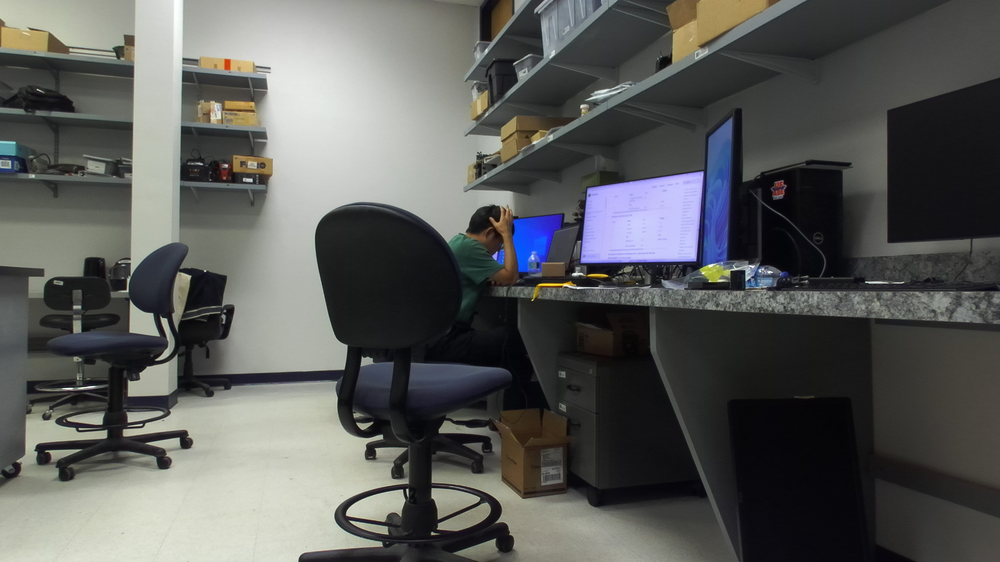
%> input picture hw1/matlab/zed_left.png, 1000 x 562 px, shrunk from 2208 x 1242 before the run
$ octave find_stereo_match.m   (GNU Octave 9; MATLAB toolbox functions it lacks are replaced by stand-ins)
%> lines starting %> are read from the running program, lines starting %| are printed output that depends on the picture
%% Load images
left = imread('zed_left.png');
%> left is the input picture: size 562x1000x3 uint8; mean R, G, B 89.5, 90.5, 88.6
right = imread('zed_right.png');
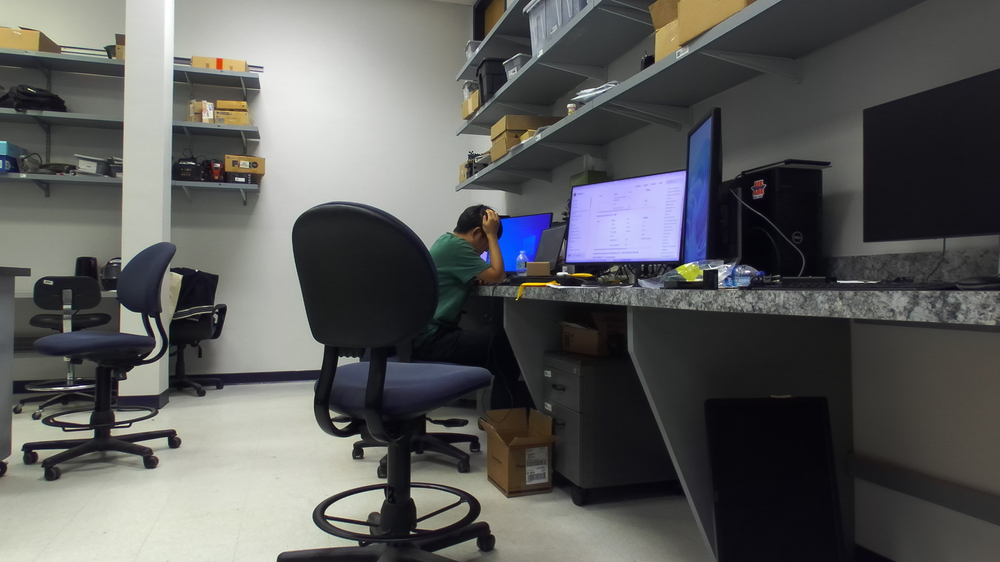
%> input picture hw1/matlab/zed_right.png, 1000 x 562 px, shrunk from 2208 x 1242 before the run
%> right is the input picture: size 562x1000x3 uint8; mean R, G, B 91.1, 91.6, 90.8
figure, imshow(left);
title("Left Input");
figure, imshow(right);
title("Right Input");

%% Convert to grayscale, double, [0, 1] range for easier computation
left_gray = double(rgb2gray(left)) / 255.0;
right_gray = double(rgb2gray(right)) / 255.0;
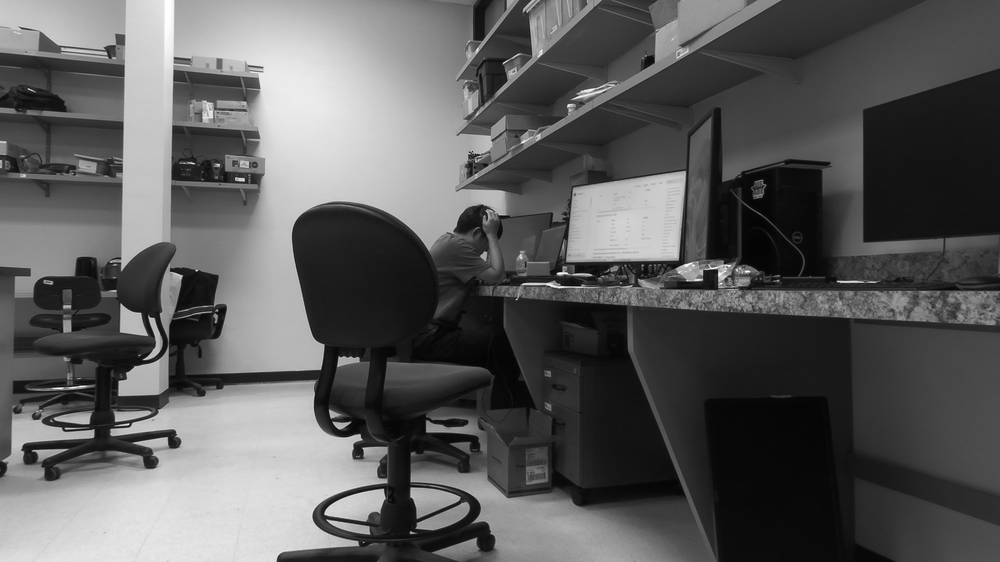
%> right_gray: size 562x1000 double; min 0.0118, max 1, mean 0.358

%% Define image patch location (topleft [row col]) and size
patch_loc = [120 170];
patch_size = [100 100];

%% Extract patch (from left image)
patch_left = left_gray(patch_loc(1):(patch_loc(1) + patch_size(1) - 1), patch_loc(2):(patch_loc(2) + patch_size(2) - 1));
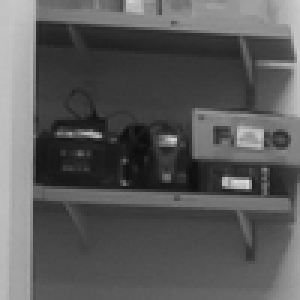
%> patch_left: size 100x100 double (shown 3 times larger); min 0.0471, max 0.863, mean 0.351
figure, imshow(patch_left);
title("Original Patch (Left)");

%% Extract strip (from right image)
strip_right = right_gray(patch_loc(1):(patch_loc(1) + patch_size(1) - 1), :);
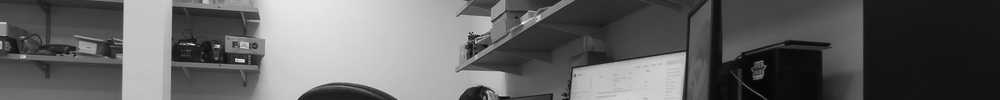
%> strip_right: size 100x1000 double; min 0.0196, max 0.953, mean 0.389
figure, imshow(strip_right);
title("Extracted Strip (Right)");

%% Now look for the patch in the strip and report the best position (column index of topleft corner)
best_x = find_best_match(patch_left, strip_right);
%> the loop in find_best_match, `for x = 1:(size(strip, 2) - size(patch, 2) + 1)` made 901 passes
%> (candidate_diff, smallest_diff) on pass 1: (14.48, 14.48)
%> candidate_diff on passes 2 to 7: 14.67, 14.88, 15.06, 15.23, 15.43, 15.65
%> pass 1, in find_best_match, `candidate = strip(1:end, x:(x + size(patch, 2) - 1));`:
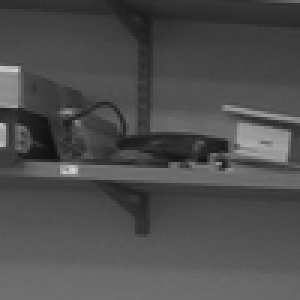
%> candidate: size 100x100 double (shown 3 times larger); min 0.0627, max 0.824, mean 0.305
%> pass 3, in find_best_match, `candidate = strip(1:end, x:(x + size(patch, 2) - 1));`:
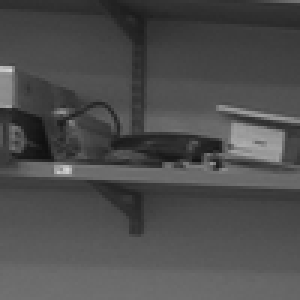
%> candidate: size 100x100 double (shown 3 times larger); min 0.0627, max 0.824, mean 0.304
%> after the loop in find_best_match, `for x = 1:(size(strip, 2) - size(patch, 2) + 1)`: best_x = 162; smallest_diff = 2.27
%> best_x = 162
disp(best_x);
%| 162
patch_right = right_gray(patch_loc(1):(patch_loc(1) + patch_size(1) - 1), best_x:(best_x + patch_size(2) - 1));
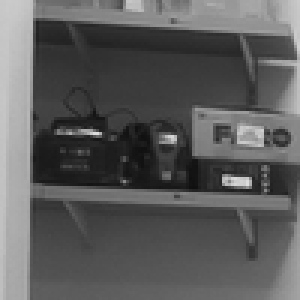
%> patch_right: size 100x100 double (shown 3 times larger); min 0.0588, max 0.867, mean 0.358
figure, imshow(patch_right);
title("Matching Patch (Right)");

% Find best match
function best_x = find_best_match(patch, strip)
    % Find patch in strip and return column index (x value) of topleft corner
    smallest_diff = Inf;
    for x = 1:(size(strip, 2) - size(patch, 2) + 1)
        candidate = strip(1:end, x:(x + size(patch, 2) - 1));
        candidate_diff = norm(candidate - patch);
        if candidate_diff < smallest_diff
            smallest_diff = candidate_diff;
            best_x = x;
        end
    end
end
